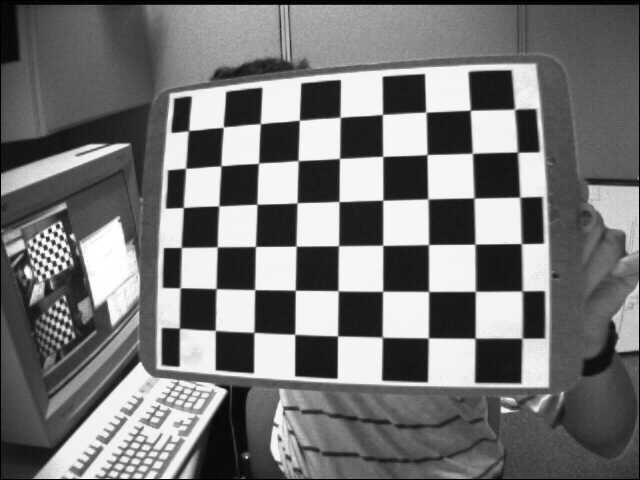
#> input picture VC/Aula8/images/left04.jpg, 640 x 480 px
$ python reconstruction.py   (older library calls are emulated)
#> lines starting #> are read from the running program, lines starting #| are printed output that depends on the picture; after the words box and inside, x2 and y2 are one past the last pixel; in counts of white or black regions, pixels touching at a corner belong together
# ***********************************************************************************
# Name:           reconstruction.py
# Revision:
# Date:           29-10-2019
# Author:         Paulo Dias
# Comments:       Stereo images remapping
#
# images         left1.jpg->left19.jpg
# Revision:
# Libraries:    Python 3.7.3 + openCV 4.1.0
# ***********************************************************************************
import numpy as np
import cv2
import glob

# Mouse handler
def mouse_handler_l(event, x, y, flags, params):
    if event == cv2.EVENT_LBUTTONDOWN:
        # random color
        color = np.random.randint(0, 255, 3).tolist()
        # Draw line
        image = params
        cv2.line(image, (0, int(y)), (width, int(y)), color, 4)
        cv2.imshow("Right", image);
        cv2.waitKey(1)

def mouse_handler_r(event, x, y, flags, params):
    if event == cv2.EVENT_LBUTTONDOWN:
        # random color
        color = np.random.randint(0, 255, 3).tolist()
        # Draw line
        image = params
        cv2.line(image, (0, int(y)), (width, int(y)), color, 4)
        cv2.imshow("Left", image);
        cv2.waitKey(1)

# Load camera parameters
with np.load('stereoParams.npz') as data:
#> (reads VC/Aula8/stereoParams.npz from the repository)
    intrinsics1 = data['intrinsics1']
    distortion1 = data['distortion1']
    intrinsics2 = data['intrinsics2']
    distortion2 = data['distortion2']
    R = data['R']
    T = data['T']
    E = data['E']
    F = data['F']

# Reading image
left = cv2.imread('images/left04.jpg')
#> left is the input picture: shape (480, 640, 3); min 0, max 255, mean 117.8
undistort_left = cv2.undistort(left, intrinsics1, distortion1)
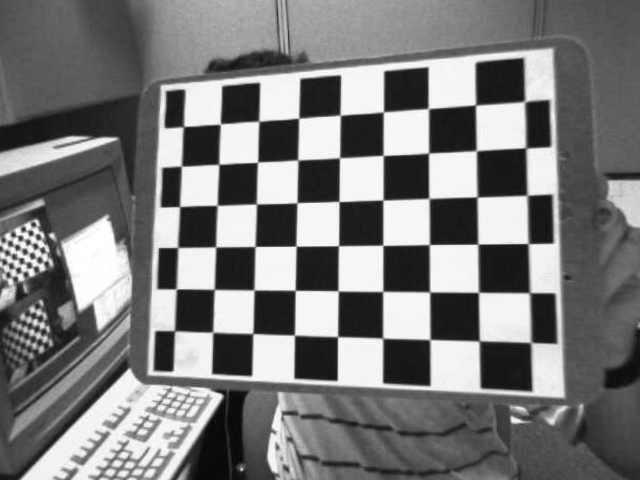
#> undistort_left: shape (480, 640, 3); min 4, max 255, mean 122.4

right = cv2.imread('images/right04.jpg')
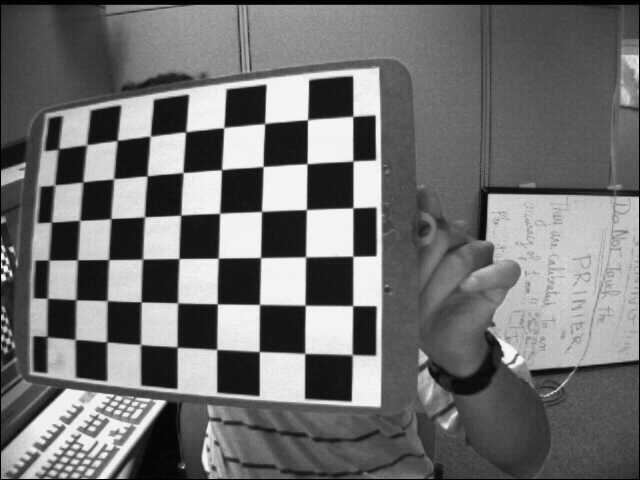
#> input picture VC/Aula8/images/right04.jpg, 640 x 480 px
#> right is the input picture: shape (480, 640, 3); min 0, max 255, mean 112.5
undistort_right = cv2.undistort(right, intrinsics2, distortion2)
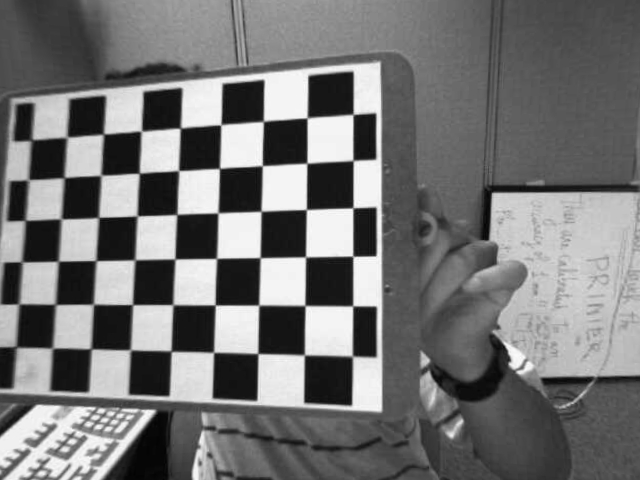
#> undistort_right: shape (480, 640, 3); min 2, max 255, mean 117.1

# stereo rectification
print("StereoRectifyMap");
height, width, depth =  undistort_left.shape
#> height = 480; width = 640; depth = 3

#R1,T1,R2,T2,Q = cv2.stereoRectify(intrinsics1, distortion1, intrinsics2, distortion2, (width,height), R, T, 0);
R1 = np.zeros(shape=(3,3))
R2 = np.zeros(shape=(3,3))
P1 = np.zeros(shape=(3,4))
P2 = np.zeros(shape=(3,4))
Q = np.zeros(shape=(4,4))

cv2.stereoRectify(intrinsics1, distortion1, intrinsics2, distortion2 ,(width, height), R, T, R1, R2, P1, P2, Q, flags=cv2.CALIB_ZERO_DISPARITY, alpha=-1, newImageSize=(0,0))
#Q given by stereoRectify
print("Q = ", Q)
# Map computation
print("InitUndistortRectifyMap");
map1x, map1y = cv2.initUndistortRectifyMap(intrinsics1, distortion1, R1, P1, (width,height), cv2.CV_32FC1)
map2x, map2y = cv2.initUndistortRectifyMap(intrinsics2, distortion2, R2, P2, (width,height), cv2.CV_32FC1)

# Image Remaping
print("Remap images");
remap_imgl = None
gray_imagel = cv2.cvtColor(undistort_left, cv2.COLOR_BGR2GRAY)
remap_imgl = cv2.remap(gray_imagel, map1x, map1y, cv2.INTER_LINEAR, cv2.BORDER_CONSTANT, 0)

remap_imgr = None
gray_imager = cv2.cvtColor(undistort_left, cv2.COLOR_BGR2GRAY)
remap_imgr = cv2.remap(gray_imager, map2x, map2y, cv2.INTER_LINEAR, cv2.BORDER_CONSTANT, 0)

for i in range (0, height, 25):
    color = np.random.randint(0, 255, 3).tolist()
    cv2.line(remap_imgl, (0, i), (width, i), color, 1)
    cv2.line(remap_imgr, (0, i), (width, i), color, 1)
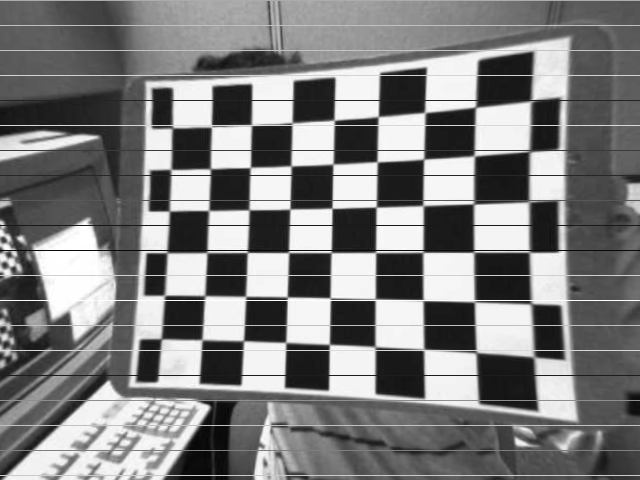
#> remap_imgl: shape (480, 640); min 5, max 255, mean 126
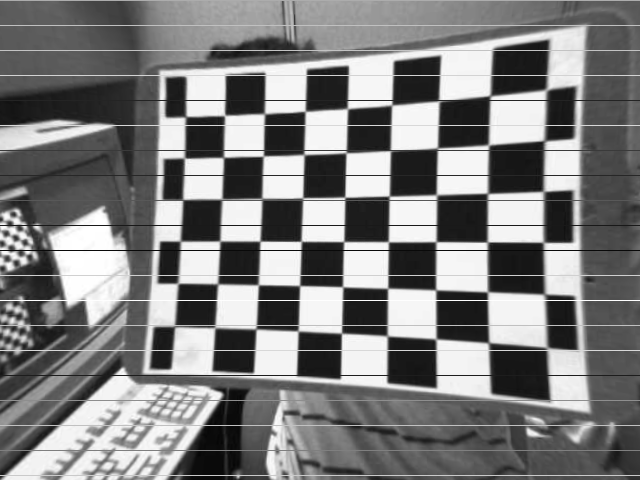
#> remap_imgr: shape (480, 640); min 5, max 255, mean 125.9

# Call the constructor for StereoBM
stereo = cv2.StereoBM_create(numDisparities=16*5, blockSize=21)
# Calculate the disparity image
disparity = stereo.compute(remap_imgl,remap_imgr)
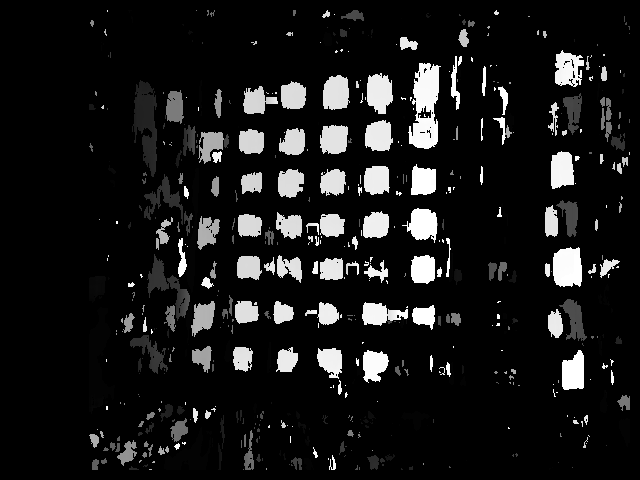
#> disparity: shape (480, 640) int16; min -16, max 1264, mean 107.6; drawn with min black and max white
# -- Display as a CV_8UC1 image
disparity = cv2.normalize(src=disparity, dst=disparity, beta=0, alpha=255,
norm_type=cv2.NORM_MINMAX);
disparity = np.uint8(disparity)
cv2.imshow("Left", left)
cv2.imshow('Disparity Map', disparity)
cv2.waitKey()

#reprojectImageTo3D
print("ReprojectImageTo3D");
points = cv2.reprojectImageTo3D(disparity, Q)
#> points: shape (480, 640, 3) float32; 85.23% of the values are NaN or infinite; the others: min -260.1, max 596.9, mean 26.77
colors = cv2.cvtColor(disparity, cv2.COLOR_BGR2RGB)
normals = cv2.normalize(points, None, 0, 255, cv2.NORM_MINMAX, cv2.CV_8UC3)
#> normals: shape (480, 640, 3); every value is 0
mask = disparity > disparity.min()
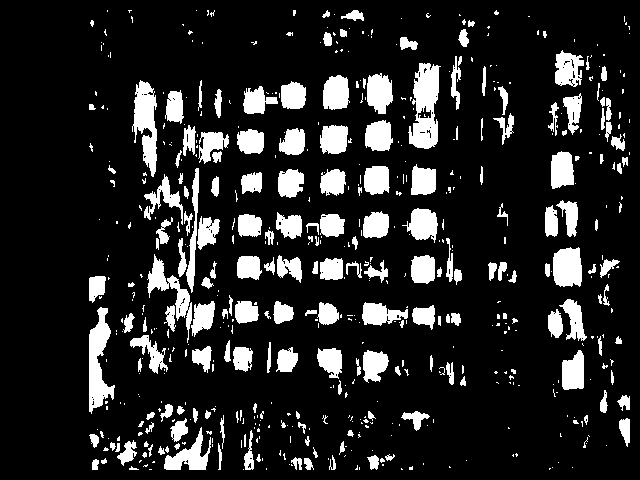
#> mask: shape (480, 640) bool; 14.8% white; 571 white regions (374 under 20 px), largest, box (x1, y1, x2, y2) and area: (408, 63, 441, 149) 1809, (89, 307, 115, 414) 1469, (132, 80, 157, 177) 1415
out_points = points[mask]
out_colors = colors[mask]
out_normals = normals[mask]
#save to npz file
np.savez('reconstruction.npz', points=out_points, colors=out_colors, normals=out_normals)

cv2.imshow('Left', remap_imgl)
cv2.setMouseCallback("Left", mouse_handler_l, remap_imgr)

cv2.imshow('Right', remap_imgr)
cv2.setMouseCallback("Right", mouse_handler_r, remap_imgl)

cv2.waitKey(-1)
cv2.destroyAllWindows()
